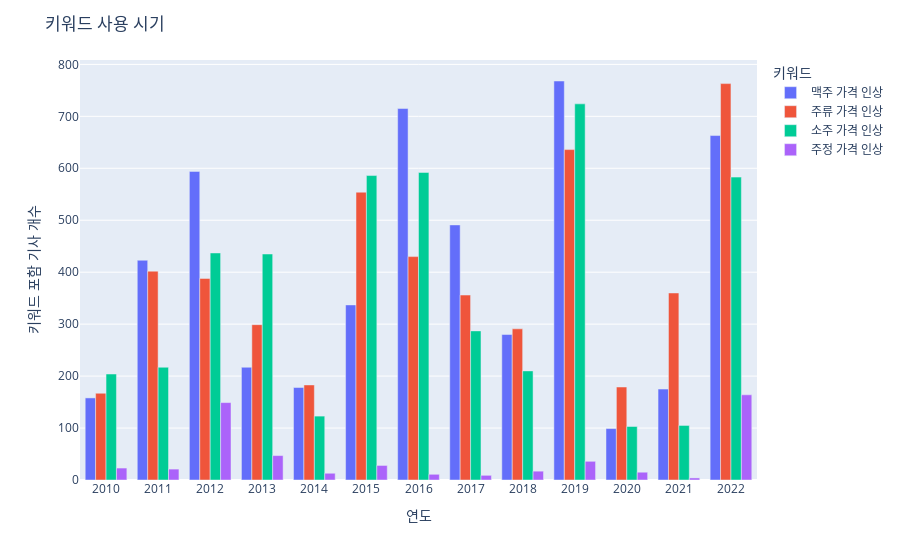

The code cell stored with this chart in its notebook:
### Code cell
import plotly.express as px

fig=px.bar(keyword3, barmode="group")
fig.update_layout(title_text='키워드 사용 시기')
fig.update_xaxes(title_text='연도', dtick=1)
fig.update_yaxes(title_text='키워드 포함 기사 개수')
fig.update_layout(legend_title='키워드')
fig.show()

### Figure 1 — Plotly figure (JSON) as saved in the notebook; plotly's stock layout.template omitted (floating-point values rounded to 4 significant figures)
{"data": [{"alignmentgroup": "True", "hovertemplate": "variable=맥주 가격 인상<br>date=%{x}<br>value=%{y}<extra></extra>", "legendgroup": "맥주 가격 인상", "marker": {"color": "#636efa", "pattern": {"shape": ""}}, "name": "맥주 가격 인상", "offsetgroup": "맥주 가격 인상", "orientation": "v", "showlegend": true, "textposition": "auto", "type": "bar", "x": [2010, 2011, 2012, 2013, 2014, 2015, 2016, 2017, 2018, 2019, 2020, 2021, 2022], "xaxis": "x", "y": [158, 423, 594, 217, 178, 337, 715, 491, 280, 768, 99, 175, 663], "yaxis": "y"}, {"alignmentgroup": "True", "hovertemplate": "variable=주류 가격 인상<br>date=%{x}<br>value=%{y}<extra></extra>", "legendgroup": "주류 가격 인상", "marker": {"color": "#EF553B", "pattern": {"shape": ""}}, "name": "주류 가격 인상", "offsetgroup": "주류 가격 인상", "orientation": "v", "showlegend": true, "textposition": "auto", "type": "bar", "x": [2010, 2011, 2012, 2013, 2014, 2015, 2016, 2017, 2018, 2019, 2020, 2021, 2022], "xaxis": "x", "y": [167, 402, 388, 299, 183, 554, 430, 356, 291, 636, 179, 360, 763], "yaxis": "y"}, {"alignmentgroup": "True", "hovertemplate": "variable=소주 가격 인상<br>date=%{x}<br>value=%{y}<extra></extra>", "legendgroup": "소주 가격 인상", "marker": {"color": "#00cc96", "pattern": {"shape": ""}}, "name": "소주 가격 인상", "offsetgroup": "소주 가격 인상", "orientation": "v", "showlegend": true, "textposition": "auto", "type": "bar", "x": [2010, 2011, 2012, 2013, 2014, 2015, 2016, 2017, 2018, 2019, 2020, 2021, 2022], "xaxis": "x", "y": [204, 217, 437, 435, 123, 586, 592, 287, 210, 724, 103, 105, 583], "yaxis": "y"}, {"alignmentgroup": "True", "hovertemplate": "variable=주정 가격 인상<br>date=%{x}<br>value=%{y}<extra></extra>", "legendgroup": "주정 가격 인상", "marker": {"color": "#ab63fa", "pattern": {"shape": ""}}, "name": "주정 가격 인상", "offsetgroup": "주정 가격 인상", "orientation": "v", "showlegend": true, "textposition": "auto", "type": "bar", "x": [2010, 2011, 2012, 2013, 2014, 2015, 2016, 2017, 2018, 2019, 2020, 2021, 2022], "xaxis": "x", "y": [23, 21, 149, 47, 13, 28, 11, 9, 17, 36, 15, 4, 164], "yaxis": "y"}], "layout": {"barmode": "group", "legend": {"title": {"text": "키워드"}, "tracegroupgap": 0}, "margin": {"t": 60}, "title": {"text": "키워드 사용 시기"}, "xaxis": {"anchor": "y", "domain": [0, 1], "dtick": 1, "title": {"text": "연도"}}, "yaxis": {"anchor": "x", "domain": [0, 1], "title": {"text": "키워드 포함 기사 개수"}}}}
